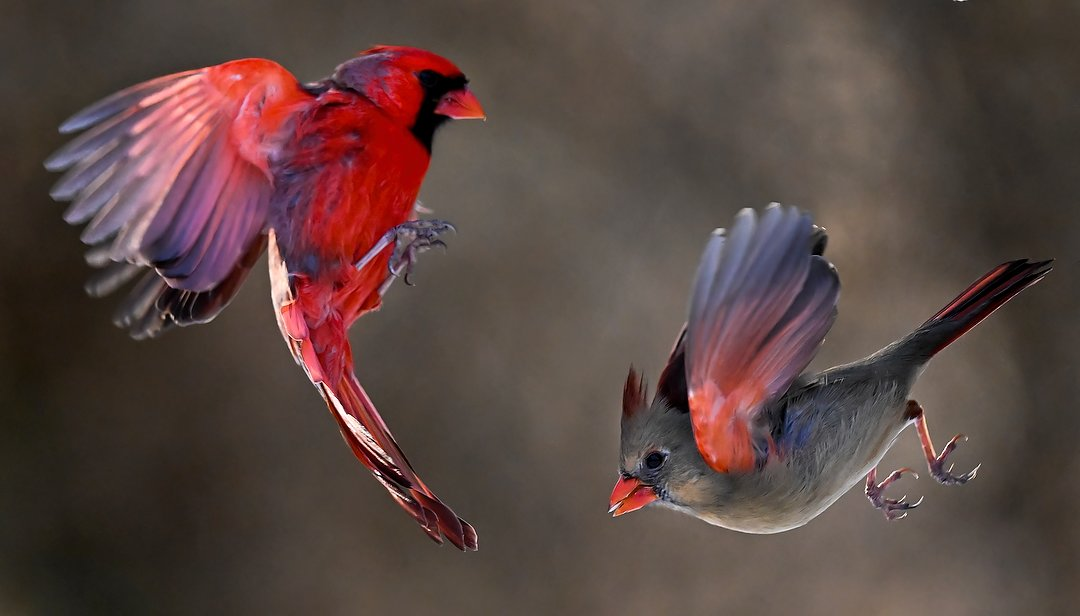
#> input picture a.jpg, 1080 x 616 px
$ python -i CaseStudy.py   (imports and definitions only)
#> lines starting #> are read from the running program, lines starting #| are printed output that depends on the picture; after the words box and inside, x2 and y2 are one past the last pixel; in counts of white or black regions, pixels touching at a corner belong together
#> further down, picture is the input picture: shape (616, 1080, 3); mean B, G, R 65.7, 69.6, 89.8
import os
import cv2
import numpy as np
from moviepy.editor import VideoFileClip, TextClip, CompositeVideoClip
from PIL import Image

from moviepy.config import change_settings

# ImageMagick binary yolunu belirtinme
# [3 lines not run here, left out]


def find_green_area(frame):
    # Görüntüyü HSV renk uzayına çevir
    hsvFrame = cv2.cvtColor(frame, cv2.COLOR_BGR2HSV)
#> hsvFrame: shape (616, 1080, 3); mean H, S, V 37, 71.4, 90.5

    # Yeşil renk için HSV aralıkları
    lowerGreen = np.array([40, 40, 40])
    upperGreen = np.array([70, 255, 255])

    # Find Green Area
    mask = cv2.inRange(hsvFrame, lowerGreen, upperGreen)
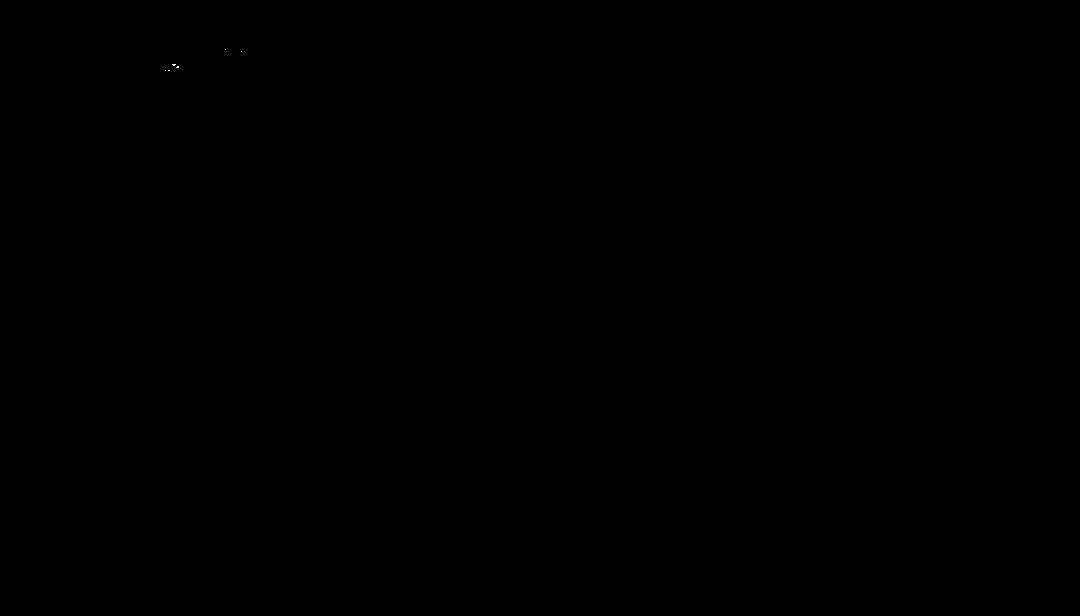
#> mask: shape (616, 1080); 0% white in thin lines or dots, all inside (x1, y1, x2, y2) = (165, 49, 242, 71)

    contours, _ = cv2.findContours(mask, cv2.RETR_EXTERNAL, cv2.CHAIN_APPROX_SIMPLE)
#> contours = 6 contours, all with area under 20

    if contours:
        largestContour = max(contours, key=cv2.contourArea)
#> largestContour = [[172, 64], [173, 65], [174, 65], [175, 64]]
        x, y, w, h = cv2.boundingRect(largestContour)
#> x = 172; y = 64; w = 4; h = 2
        return (x, y, w, h)
    else:
        return None


# [51 lines left out: functions overlay_image_on_dynamic_green_area, add_title_to_video, process_video_with_images_and_titles, not called in this run]


project_dir = os.path.dirname(os.path.abspath(__file__))  # Projenin bulunduğu dizin
video_path = os.path.join(project_dir, "video.mp4")

photo1_path = os.path.join(project_dir, "a.jpg")
photo2_path = os.path.join(project_dir, "b.jpg")
photo3_path = os.path.join(project_dir, "c.jpg")

# video_path = video_path

images = [
    photo1_path,
    photo2_path,
    photo3_path,
]  # Resim dosyalarının pathleri
titles = [
    "Birds Are Singing",
    "Basketball Player Is Shooting",
    "Near Sea Into Palms",
]  # Başlıklar


# [1 line not run here, left out]

>>> import cv2
>>> picture = cv2.imread('a.jpg')
>>> result = find_green_area(picture)
#> result = (172, 64, 4, 2)
